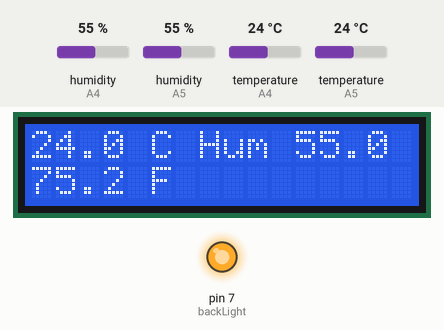
The sketch below on a simulated Arduino Uno, built for the host (arithmetic inside an expression is 32-bit, double 64-bit). Parts: 16×2 character LCD, output pins drawn as LEDs (lit = HIGH). Inputs (shaded band) come from the test bench; at power-on: humidity (sensors on A4, A5) 55 %, temperature (sensors on A4, A5) 24 °C. WiFi joins after 1.5 s; servers stay silent unless stated.

Above: at 3.2 s.
3.3 s: humidity (sensor on A4) set to 22 %
At 4.9 s:
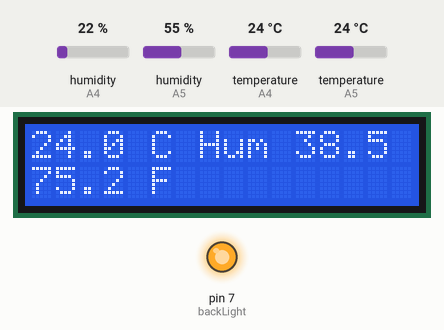
5.5 s: humidity (sensor on A5) set to 22 %
At 9.2 s:
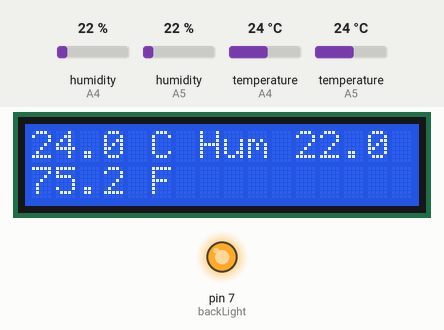
9.5 s: temperature (sensor on A4) set to 12 °C
At 13.2 s:
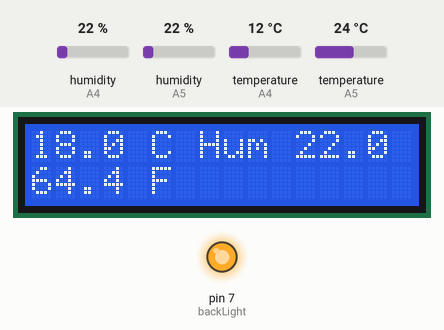
13.5 s: temperature (sensor on A5) set to 12 °C
At 16.5 s:
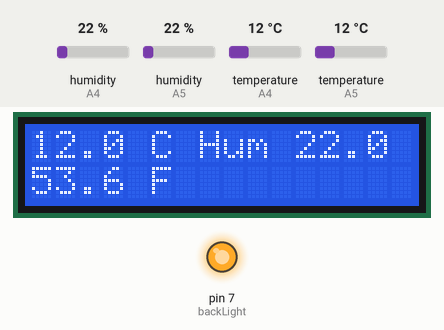
17.5 s: humidity (sensor on A4) set to 40 %
At 20.8 s:
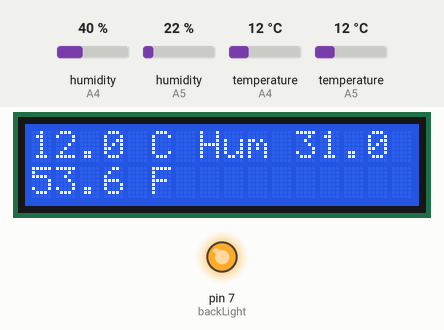
21.5 s: humidity (sensor on A5) set to 40 %
At 25.0 s:
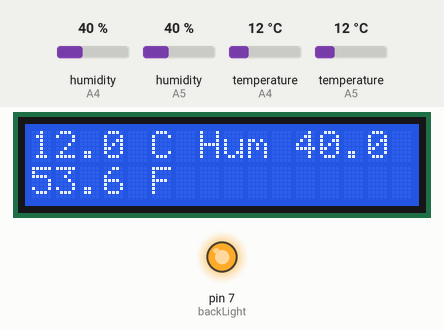
Timing chart, 0 to 26.5 s (numbered marks = the images above; inputs shaded):
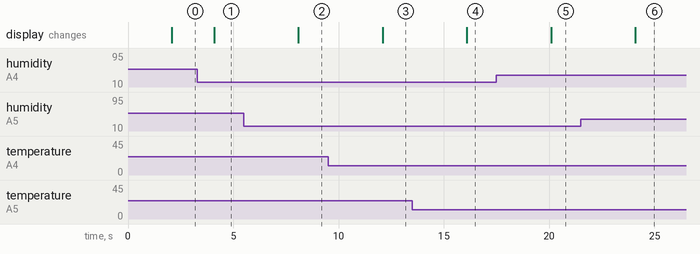

Measured:
- after the input at 3.3 s, the display: changes after 0.79 s (image 1)
- after the input at 5.5 s, the display: changes after 2.6 s (image 2)
- after the input at 9.5 s, the display: changes after 2.6 s (image 3)
- after the input at 13.5 s, the display: changes after 2.6 s (image 4)
- after the input at 17.5 s, the display: changes after 2.6 s (image 5)
- after the input at 21.5 s, the display: changes after 2.6 s (image 6)

The sketch:

ext-tmp.ino
```cpp
#include "DHT.h"
#include <SPI.h>
#include <Ethernet.h>
#include <LiquidCrystal.h>
#include <ArduinoJson.h>
#include <avr/wdt.h>

// dht pins assignment
#define DHTPIN1 A4     // Digital pin connected to the DHT sensor
#define DHTPIN2 A5     // Digital pin connected to the DHT sensor
// dht type dht22 designation
#define DHTTYPE DHT22
// init dht AM2302 probes
DHT dht1(DHTPIN1, DHTTYPE);
DHT dht2(DHTPIN2, DHTTYPE);

char command[2] = "\0";  // command

static const unsigned long CLIENT_TIMEOUT_MS = 3000;
static const unsigned long DHT_INTERVAL_MS = 2000;

unsigned long lastDhtReadMs = 0;
float temperatureC0 = 0;
float temperatureC1 = 0;
float temperatureCAVG = 0;
float temperatureF0 = 0;
float temperatureF1 = 0;
float temperatureFAVG = 0;
float humidity0 = 0;
float humidity1 = 0;
float humidityAVG = 0;
bool sensorsOk = false;
char jsonOutput[256];
char lcdLine0[17];
char lcdLine1[17];

// ethernet configuration -- this setting works for me, change to whatever works best for you
byte mac[] = { 0x00, 0xAA, 0xBB, 0xCC, 0xDA, 0x02 };
IPAddress arduinoIP(192, 168, 12, 111);
IPAddress dnsIP(192, 168, 12, 8);
IPAddress gatewayIP(192, 168, 12, 1);
IPAddress subnetIP(255, 255, 255, 0);
// start server on port 80, change to whatever port you would like
EthernetServer server(80);

// LCD connections:
LiquidCrystal lcd(8 ,9, A2, 5, 6, 3, A3);
int backLight = 7;    // pin 7 will control the backlight

void readSensors();
void handleClient();
void updateDisplay();

/*
 * setup() - this function runs once when you turn your Arduino on
 */
void setup()
{
  // analoogue to digital pin designations
  pinMode(A2, INPUT_PULLUP);
  pinMode(A3, INPUT_PULLUP);
  pinMode(A4, INPUT_PULLUP);
  pinMode(A5, INPUT_PULLUP);

  // enable LCD panel
  pinMode(backLight, OUTPUT);
  digitalWrite(backLight, HIGH); // turn backlight on. Replace 'HIGH' with 'LOW' to turn it off.
  lcd.begin(16,2);              // columns, rows.  use 16,2 for a 16x2 LCD, etc.
  lcd.clear();                  // start with a blank screen
  lcd.setCursor(0,0);           // set cursor to column 0, row 0 (the first row)

  // enable ethernet shield
  Ethernet.begin(mac, arduinoIP, dnsIP, gatewayIP, subnetIP);
  server.begin();

  //Start the serial connection with the computer
  Serial.begin(9600);

  // Enable watch dog timer with 8 seconds timeout
  wdt_enable(WDTO_8S);

  // start AM2302 sensor readings
  dht1.begin();
  dht2.begin();
  delay(DHT_INTERVAL_MS);
  readSensors();
  updateDisplay();
  lastDhtReadMs = millis();
}

void readSensors()
{
  float h1 = dht1.readHumidity();
  float t1 = dht1.readTemperature();
  float h2 = dht2.readHumidity();
  float t2 = dht2.readTemperature();

  sensorsOk = !(isnan(h1) || isnan(t1) || isnan(h2) || isnan(t2));
  if (!sensorsOk) {
    Serial.println(F("Failed to read from DHT sensor!"));
    return;
  }

  temperatureC0 = t1;
  temperatureC1 = t2;
  temperatureCAVG = (temperatureC0 + temperatureC1) / 2.0;

  temperatureF0 = (temperatureC0 * 9.0 / 5.0) + 32.0;
  temperatureF1 = (temperatureC1 * 9.0 / 5.0) + 32.0;
  temperatureFAVG = (temperatureF0 + temperatureF1) / 2.0;

  humidity0 = h1;
  humidity1 = h2;
  humidityAVG = (humidity0 + humidity1) / 2.0;

  JsonDocument doc;
  doc["temp"]["avg"]["c"] = temperatureCAVG;
  doc["temp"]["avg"]["f"] = temperatureFAVG;
  doc["temp"]["avg"]["h"] = humidityAVG;
  doc["temp"]["0"]["c"] = temperatureC0;
  doc["temp"]["0"]["f"] = temperatureF0;
  doc["temp"]["0"]["h"] = humidity0;
  doc["temp"]["1"]["c"] = temperatureC1;
  doc["temp"]["1"]["f"] = temperatureF1;
  doc["temp"]["1"]["h"] = humidity1;
  serializeJson(doc, jsonOutput);

  char tempC[8];
  char hum[8];
  char tempF[8];
  dtostrf(temperatureCAVG, 0, 1, tempC);
  dtostrf(humidityAVG, 0, 1, hum);
  dtostrf(temperatureFAVG, 0, 1, tempF);
  snprintf(lcdLine0, sizeof(lcdLine0), "%s C Hum %s", tempC, hum);
  snprintf(lcdLine1, sizeof(lcdLine1), "%s F", tempF);
}

void handleClient()
{
  EthernetClient client = server.available();
  if (!client) {
    return;
  }

  client.setTimeout(500);
  unsigned long deadline = millis() + CLIENT_TIMEOUT_MS;
  boolean current_line_is_first = true;
  boolean current_line_is_blank = true;

  while (client.connected() && millis() < deadline) {
    wdt_reset();

    if (!client.available()) {
      delay(1);
      continue;
    }

    char c = client.read();
    if (c == '\n' && current_line_is_blank) {
      client.println("HTTP/1.1 200 OK");
      client.println("Content-Type: application/json");
      client.println();
      if (sensorsOk) {
        client.println(jsonOutput);
      } else {
        client.println("{\"error\":\"sensor read failed\"}");
      }
      break;
    }

    if (c == '\n') {
      current_line_is_first = false;
      current_line_is_blank = true;
    } else if (c != '\r') {
      current_line_is_blank = false;
    }

    if (current_line_is_first && c == '=' && client.available()) {
      command[0] = client.read();
      command[1] = '\0';
    }
  }

  client.flush();
  client.stop();
}

void updateDisplay()
{
  lcd.setCursor(0, 0);
  if (sensorsOk) {
    lcd.print(lcdLine0);
    lcd.setCursor(0, 1);
    lcd.print(lcdLine1);
  } else {
    lcd.print(F("Sensor error"));
    lcd.setCursor(0, 1);
    lcd.print(F("Check DHT22"));
  }
}

void loop()
{
  wdt_reset();

  unsigned long now = millis();
  if (now - lastDhtReadMs >= DHT_INTERVAL_MS) {
    lastDhtReadMs = now;
    readSensors();
    updateDisplay();
  }

  handleClient();
  wdt_reset();
}
```
